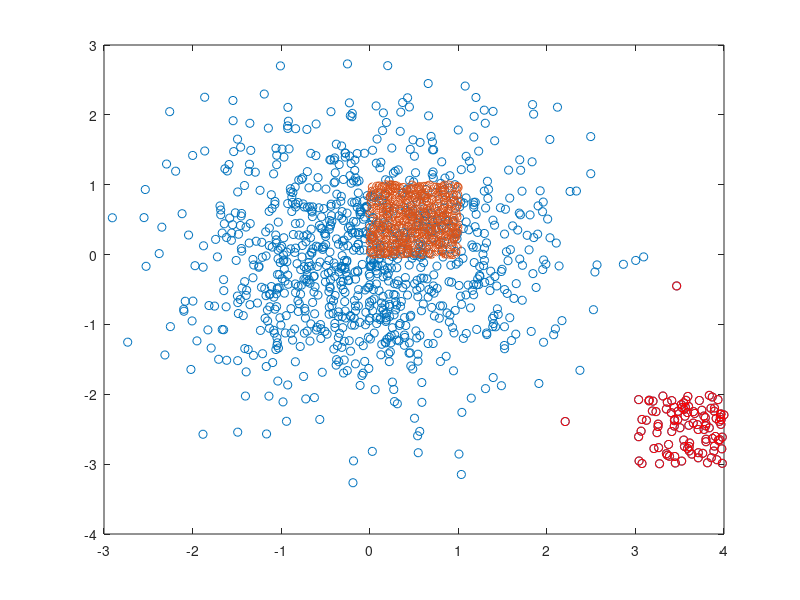

This figure's MATLAB source:

%miu=3.5;
%sigma=0.2;
%N=miu+sigma*randn(1000,1)
%hist(N);



%x=datamode(:,1);
%lol=table2array(x);
%xbar=mean(lol);
%S=std(lol);
%z=(lol-xbar)/S
%I1=find(z>3)
%o1=lol(I1)


X1=randn(1000,2)
X2=[3 -3]+rand(100,2)
X=[X1 
    X2];
plot(X(:,1),X(:,2),"o")
theta=0:0.01:2*pi;
x=cos(theta);
y=sin(theta);
V=[x
    y]
P=X*V;
plot(x,y,".")

A=skewness(P)
aux=abs(A)
Ma=max(aux)

I=find(aux==Ma)

XP=P(:,I)
hist(XP)
boxplot(XP)
ri=iqr(XP)
Q3=prctile(XP,75)
L=Q3+1.5*ri
I2=find(XP>L)
plot(X(:,1),X(:,2),"o")
hold on
plot(X(I2,1),X(I2,2),"or")
%%%%%%%%%%%%%%%%%%%%%%%%%%%%%%%


P=rand(1000,3)
plot3(P(:,1),P(:,2),P(:,3),"o")
